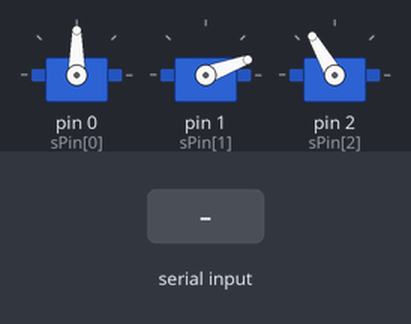
The sketch below on a simulated Arduino Uno, built with avr-gcc and run on an emulated ATmega328P. On the bench: 3 × servo. The test bench sets the inputs (shaded band). What the sketch prints to the serial monitor is not drawn.

Above: at 1.2 s.
1.3 s: "s" received over Serial
At 1.76 s:
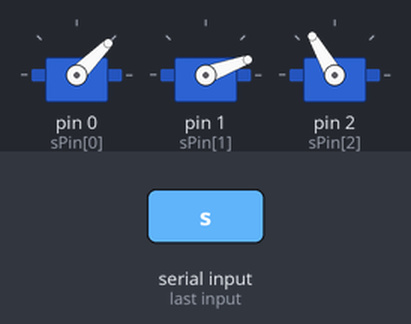
At 3.1 s:
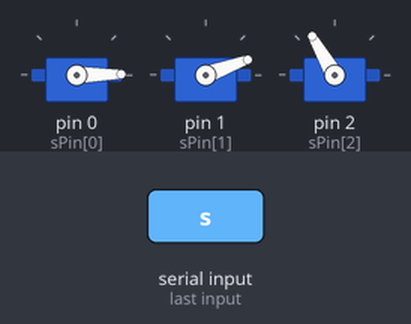
3.7 s: "pos 1\n" received over Serial
At 4.18 s:
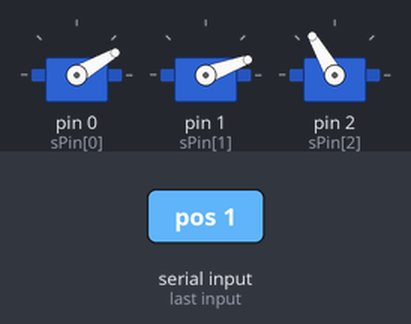
6.7 s: "k" received over Serial
8.2 s: "pos 150\n" received over Serial
Timing chart, 0 to 11.2 s (numbered marks = the images above; inputs shaded):
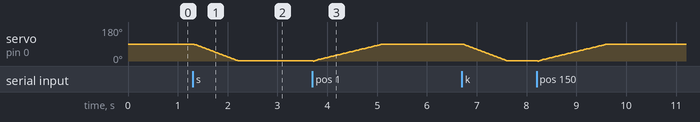

Measured:
- after the input at 1.3 s, servo on pin 0 (sPin[0]): moves from 90° to 1° over 0.89 s, starting at once

The sketch:

motorai3.ino
```cpp
#include <Servo.h>
const int maxkoja=3;
const int maxpattern=8;

int dKoja[maxpattern][maxkoja] = { {90,20,120}, {90, 60, 70}, {90, 40, 70}, {120, 40, 70}, {120, 60, 70}, {60, 60, 70}, {60, 40, 70}, {90, 40, 70}  };
int sPin[] = {0,1,2};
int KOJA[maxkoja];
int oldKOJA[maxkoja];
int globalPauze=10;
Servo Se[maxkoja];


void setup() {
  Serial.begin(9600);
  Serial.println("Pradeda");
  for (int s=0; s<maxkoja; s++) {
     Se[s].attach(sPin[s]);
     KOJA[s]=dKoja[0][s];
     oldKOJA[s]=dKoja[0][s];

     updateOne(s, -1);
  }
}  //end Setup
/*************************************/
int sign(int x) {
  if (x<0) return -1;
  return 1;
}
/*************************************/
void updateOne(int k, int d) {
  int o,n;
  o=oldKOJA[k]; n=KOJA[k];

  if (d== -1) {   //jei inicializuojame - permesti tiesiai i pozicija
    Se[k].write(KOJA[k]);
  }
  else {  if (o!=n) { //letas perejimas nuo senos i nauja pozicija
    Serial.print(k); Serial.print(": "); Serial.print(o); Serial.print(" -> "); Serial.print(n);
    if (o>n) {
      for (int x=o; x>n; x--) {
        Se[k].write(x); delay(d);
        Serial.print("<");
      }
    } else {
      for (int x=o; x<n; x++) {
        Se[k].write(x); delay(d);
        Serial.print(">");
      }
    }
    Serial.println("!");
  }
  oldKOJA[k]=KOJA[k];
  }//tikrinimas ar lygus
}  //end updateOne
/*****************************************/
void updateAll(int d) {
  for (int s=0; s<=maxkoja; s++) {
    updateOne(s,d);
  }
}  //end updateAll
/*******************************************/
void move_to_pattern(int p) {
  int dif[maxkoja];
  int sgn[maxkoja];
  int absdif[maxkoja];
  int maxdif=0;
  int s;
  bool bb=false, b[maxkoja];

  for (s=0; s<maxkoja; s++) {
    dif[s] = dKoja[p][s] - oldKOJA[s];
    absdif[s]=abs(dif[s]);
    sgn[s] = sign(dif[s]);
    b[s]=false; if (absdif[s] > 0) {b[s]=true;}   //ar reikia koja judinti
    bb=bb or b[s];
  }
  while (bb) {
    bb=false;
    for (s=0; s<maxkoja; s++) {
      if (b[s]) {
        KOJA[s]=KOJA[s] + sgn[s];
        updateOne(s,globalPauze);
        absdif[s]--;
        if (absdif[s]<=0) {b[s]=false;} else {b[s]=true;}
      }
      bb=bb or b[s];
    }
  }
} // end  move_to_patternca
/*******************************************/
void kom(int k) {
  Serial.print("Koja: "); Serial.print(k);
  int laikas=1;  String rr="";  bool jau=false;
  while (!jau) {
    while (Serial.available()) {
      char cc = Serial.read(); rr += cc; delay(2);
    }
    if (rr.length() >0) {
      Serial.println(rr);
      int n = rr.toInt();    KOJA[k]=n;  updateOne(k,globalPauze); jau=true; break;
    }
    delay(1000); Serial.print(".");  laikas+=1;   if (laikas>20) {Serial.println("");}
  }
} /// end kom()
/*****************************************************/

void komanda(String st) {
  String eile[10];
  char tipas=char(st[0]);
  int kj;

  // iskaidome i dalis komanda
    // pirmas - vienos raides komandos inicializatorius
  eile[0] = st[0]; st=st.substring(1); st.trim();
    //toliau - skirtukas yra tarpas
  int i=0;
  while (st.length() > 0) {
    i++;
    int t=st.indexOf(" "); if (t<0) {t=st.length();}
    eile[i]=st.substring(0,t); eile[i].trim();
    st=st.substring(t); st.trim();
  }

  Serial.print(tipas); Serial.print("% ");
  for (int x=0; x<=i; x++) {
    Serial.print("eile[" + String(x) + "]=" + eile[x] + ";   ");
  }; Serial.println();


  if (tipas=='s') {
      kj = eile[1].toInt();
      int kmp = eile[2].toInt();
      Serial.print("Juda "); Serial.print(kj); Serial.print(" "); Serial.println(kmp);
      KOJA[kj]=kmp;
      updateOne( kj,globalPauze );
  } // s

  if (tipas=='k') {
      kj = eile[1].toInt();
      int kmp = eile[2].toInt();
      Serial.print("Juda "); Serial.print(kj); Serial.print(" "); Serial.println(kmp);
      KOJA[kj]=kmp;
      updateOne( kj,globalPauze );
  } // k

  if (tipas=='d') {
      globalPauze = eile[1].toInt();
      Serial.print("globali pauze = "); Serial.println(globalPauze);
  } //d

  if (tipas=='p') {
      kj=eile[1].toInt();
      Serial.print("Pattern "); Serial.println(kj);
      if (kj<maxpattern) {
        move_to_pattern(kj);
      }
  } //p

  if (tipas=='m') {
    kj=eile[1].toInt();  //kiek kartu sukti cikla
    for (int x=0; x<kj; x++) {
      for (int j=2; j<=i; j++) {
        int kmp = eile[j].toInt();
        move_to_pattern( kmp );
      }

    }
  }

  if (tipas=='h') {
      bool known=false;
      if (eile[1] == "pos" and not known) { known=true;
            Serial.print(String(KOJA[0]) + " / " + String(KOJA[1]) + " / ");
            Serial.print(String(KOJA[2]) + " / " + String(KOJA[3]) ); Serial.println();
      }
      if (not known) { Serial.println("don't know"); }
  } //h


} //end komanda
/**********************************************************/

void loop(){
  String readString;
  char c;

  while (Serial.available()) {
    c = Serial.read();  //gets one byte from serial buffer
    readString += c; //makes the String readString
    delay(2);  //slow looping to allow buffer to fill with next character
  }

  if (readString.length() >0) {
    komanda(readString);
  }
}
```
